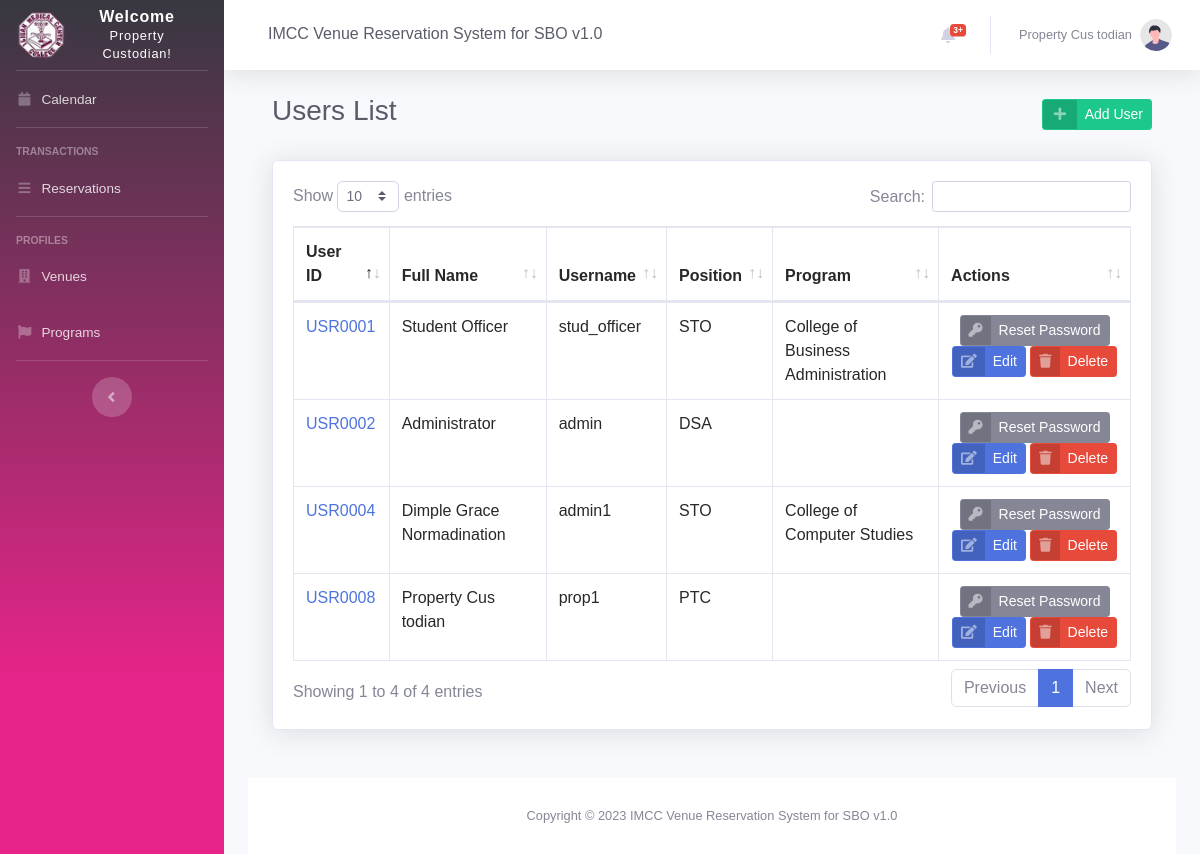
Before: /users.php (signed in) with the older database file.
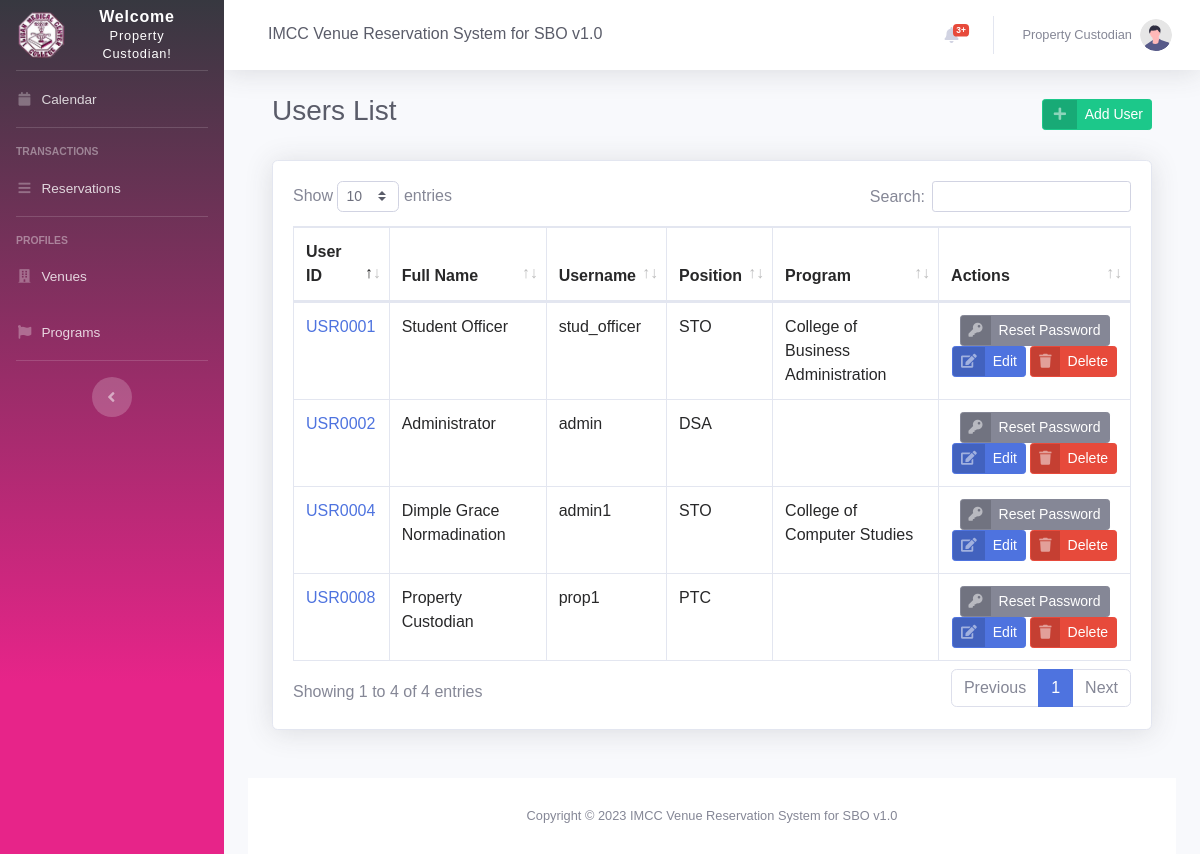
After: the same page with the newer database file.
### tables this page shows
CREATE TABLE `users` (
  `id` int(11) NOT NULL,
  `userID` varchar(25) NOT NULL,
  `first_name` varchar(255) NOT NULL,
  `middle_name` varchar(255) DEFAULT NULL,
  `last_name` varchar(255) DEFAULT NULL,
  `contact` varchar(15) DEFAULT NULL,
  `username` varchar(255) NOT NULL,
  `password` varchar(255) NOT NULL,
  `change_pass` tinyint(1) NOT NULL DEFAULT 0,
  `position` varchar(50) NOT NULL,
  `programID` int(11) DEFAULT NULL,
  `dateAdded` datetime NOT NULL DEFAULT current_timestamp(),
  `dateUpdated` datetime DEFAULT NULL
);

CREATE TABLE `program` (
  `id` int(11) NOT NULL,
  `programID` varchar(15) DEFAULT NULL,
  `name` varchar(255) DEFAULT NULL,
  `color` varchar(15) DEFAULT NULL,
  `incharge_organization` varchar(255) DEFAULT NULL,
  `dateAdded` datetime NOT NULL DEFAULT current_timestamp(),
  `dateUpdated` datetime DEFAULT NULL
);

### users.php (the view, shortened to what this page needs)
<?php
include 'settings/system.php';
include 'settings/header.php';
include "settings/sidebar.php";
include 'settings/topbar.php';
?>
<div class="container-fluid">
    <div class="d-sm-flex align-items-center justify-content-between mb-4">
        <div class="container-fluid">
            <div class="d-sm-flex align-items-center justify-content-between mb-4">
                <h1 class="h3 mb-2 text-gray-800">Users List</h1>
                <a href="user_add.php" class="btn btn-success btn-icon-split btn-sm keychainify-checked">
                    <span class="icon text-white-50">
                        <i class="fas fa-fw fa-plus"></i>
                    </span>
                    <span class="text">Add User</span>
                </a>
            </div>
            <div class="card shadow mb-4">
                <div class="card-body">
                    <div class="table-responsive">
                        <table class="table table-bordered table-hovered" id="dataTable" width="100%" cellspacing="0">
                            <thead>
                                <tr>
                                    <th>User ID</th>
                                    <th>Full Name</th>
                                    <th>Username</th>
                                    <th>Position</th>
                                    <th>Program</th>
                                    <th>Actions</th>
                                </tr>
                            </thead>
                            <tbody>
                                <?php
                                $users = $db->query("SELECT A.*,B.name as prg_name FROM `users` as A LEFT JOIN `program` as B ON A.programID = B.id ORDER BY A.last_name ASC");
                                $row_users = $users->fetchAll(PDO::FETCH_OBJ);
                                foreach ($row_users as $row) {
                                ?>
                                    <tr>
                                        <td><?= '<a href="user_edit.php?id='.$row->id.'">' . $row->userID. '</a>'; ?></td>
                                        <td><?= $row->first_name.' '.$row->middle_name.' '.$row->last_name ?></td>
                                        <td><?= $row->username; ?></td>
                                        <td><?= $row->position; ?></td>
                                        <td><?= $row->prg_name; ?></td>
                                        <td align="center">
                                        <a href="user_resetpassword.php?id=<?php echo $row->id; ?>" onclick="return confirm('Are you sure you want to reset the password for this user?')" class="btn btn-secondary btn-icon-split btn-sm keychainify-checked">
                                                <span class="icon text-white-50">
                                                    <i class="fas fa-key"></i>
                                                </span>
                                                <span class="text">Reset Password</span>
                                            </a>
                                            <a href="user_edit.php?id=<?php echo $row->id; ?>" class="btn btn-primary btn-icon-split btn-sm keychainify-checked">
                                                <span class="icon text-white-50">
                                                    <i class="fas fa-edit"></i>
                                                </span>
                                                <span class="text">Edit</span>
                                            </a>
                                            <a href="user_delete.php?id=<?php echo $row->id; ?>" onclick="return confirm('Are you sure you want to delete this user?')" class="btn btn-danger btn-icon-split btn-sm keychainify-checked">
                                                <span class="icon text-white-50">
                                                    <i class="fas fa-trash"></i>
                                                </span>
                                                <span class="text">Delete</span>
                                            </a>
                                        </td>
                                    </tr>
                                <?php } ?>
                            </tbody>
                        </table>
                    </div>
                </div>
            </div>
        </div>
    </div>
    <?php include 'settings/footer.php'; ?>

### settings/header.php (shortened to what this page needs)
<!DOCTYPE html>
<html lang="en">
<head>
    <link href="vendor/fontawesome-free/css/all.min.css" rel="stylesheet" type="text/css">
    <link href="css/sb-admin-2.min.css" rel="stylesheet">
    <link href="vendor/datatables/dataTables.bootstrap4.min.css" rel="stylesheet">
    <link rel="stylesheet" href="vendor/3b-calendar.css">
</head>

### settings/sidebar.php (shortened to what this page needs)
<body id="page-top">
    <div id="wrapper">
        <ul class="navbar-nav bg-gradient-imcc sidebar sidebar-dark accordion" id="accordionSidebar">
            <a class="sidebar-brand d-flex align-items-center justify-content-center" href="calendar.php">
                <div class="sidebar-brand-icon ">
                    <img class="fas" src="./img/imcc.png" style="width:50px;height:50px;"></img>
                </div>
                <div class="sidebar-brand-text mx-3">Welcome <br /><small><?php
                                                                            if ($_SESSION['position'] == 'STO') {
                                                                                echo 'Student Officer!';
                                                                            } elseif ($_SESSION['position'] == 'DSA') {
                                                                                echo 'Department of Student Affairs!';
                                                                            } else {
                                                                                echo 'Property Custodian!';
                                                                            }
                                                                            ?></small></div>
            </a>
            <hr class="sidebar-divider my-0">
            <li class="nav-item <?= $calendar; ?>">
                <a class="nav-link" href="calendar.php">
                    <i class="fas fa-fw fa-calendar"></i>
                    <span>Calendar</span></a>
            </li>
            <hr class="sidebar-divider">
            <div class="sidebar-heading">
                Transactions
            </div>
            <?php
            if ($_SESSION['position'] == 'STO') { ?>
                <li class="nav-item <?= $reservation; ?>">
                    <a class="nav-link" href="reservation_list.php">
                        <i class="fas fa-fw fa-bars"></i>
                        <span>Reservations</span></a>
                </li>
                <li class="nav-item <?= $reservation; ?>">
                    <a class="nav-link" href="add_reservation.php">
                        <i class="fas fa-fw fa-bars"></i>
                        <span>Create Reservation</span></a>
                </li>
            <?php
            } else if($_SESSION['position'] == 'PTC') {
            ?>
                <li class="nav-item <?= $reservation; ?>">
                    <a class="nav-link" href="reservation_list.php">
                        <i class="fas fa-fw fa-bars"></i>
                        <span>Reservations</span></a>
                </li>
            <?php
            }
            ?>
            <hr class="sidebar-divider">
            <div class="sidebar-heading">
                Profiles
            </div>
            <li class="nav-item <?= $venue; ?>">
                <a class="nav-link" href="venues.php">
                    <i class="fas fa-fw fa-building"></i>
                    <span>Venues</span></a>
            </li>
            <li class="nav-item <?= $program; ?>">
                <a class="nav-link" href="programs.php">
                    <i class="fas fa-fw fa-flag"></i>
                    <span>Programs</span></a>
            </li>
            <hr class="sidebar-divider d-none d-md-block">
            <div class="text-center d-none d-md-inline">
                <button class="rounded-circle border-0" id="sidebarToggle"></button>
            </div>
        </ul>

### settings/topbar.php (shortened to what this page needs)
<div id="content-wrapper" class="d-flex flex-column">
    <div id="content">
        <nav class="navbar navbar-expand navbar-light bg-white topbar mb-4 static-top shadow">
            <div class="d-none d-sm-inline-block form-inline mr-auto ml-md-3 my-2 my-md-0 mw-100 navbar-search">
                <div class="input-group">
                    <h5 class="form-control  border-0 text-gray-800"><?= NAME_; ?></h5>
                </div>
            </div>
            <ul class="navbar-nav ml-auto">
                <li class="nav-item dropdown no-arrow mx-1">
                    <a class="nav-link dropdown-toggle" href="#" id="alertsDropdown" role="button" data-toggle="dropdown" aria-haspopup="true" aria-expanded="false">
                        <i class="fas fa-bell fa-fw"> </i>
                        <span class="badge badge-danger badge-counter">3+</span>
                    </a>
                </li>
                <li class="nav-item dropdown no-arrow">
                    <a class="nav-link dropdown-toggle" href="#" id="userDropdown" role="button" data-toggle="dropdown" aria-haspopup="true" aria-expanded="false">
                        <span class="mr-2 d-none d-lg-inline text-gray-600 small"><?= $_SESSION['name']; ?></span>
                        <img class="img-profile rounded-circle" src="img/undraw_profile.svg">
                    </a>
                </li>
            </ul>
        </nav>

### settings/footer.php (shortened to what this page needs)
<footer class="sticky-footer bg-white">
    <div class="container my-auto">
        <div class="copyright text-center my-auto">
            <span>Copyright &copy; 2023 <?= NAME_; ?> </span>
        </div>
    </div>
</footer>
</body>
</html>

Changed rows visible on the page:
changed users "USR0008": last_name "todian" → "Custodian"; middle_name "Cus" → (not shown); moves up the list
Other visible differences:
$_SESSION['name']: "Property Cus todian" → "Property Custodian"
